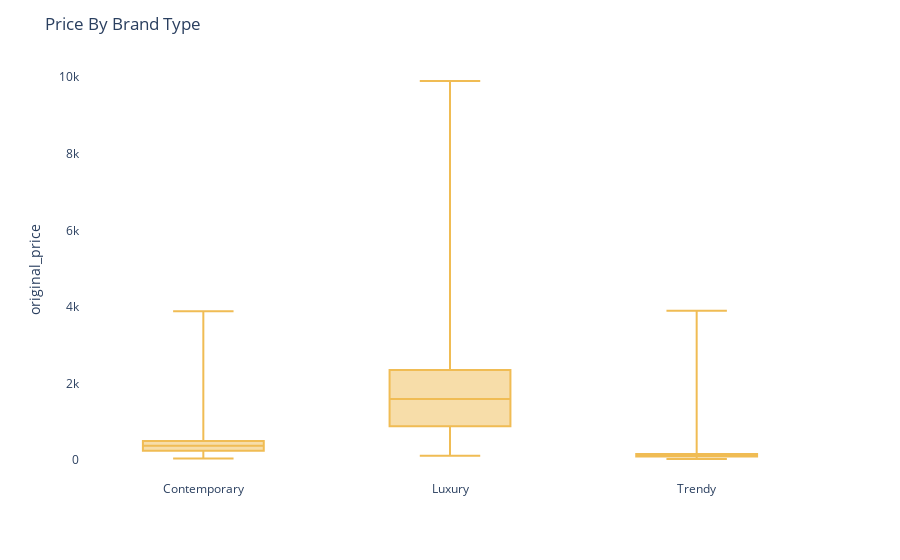

Notebook source saved alongside this figure:
### Code cell
import plotly.express as px
colors = ['rgb(25, 43, 87)', 'rgb(201, 161, 91)', 'rgb(166, 164, 161)']
fig = px.box(off5th_full, x="brand_positioning", y="original_price", points=False, 
             color_discrete_sequence = ['rgb(25, 43, 87)','rgb(240, 188, 84)', 'rgb(166, 164, 161)'],
             color_discrete_map = {"brand_positioning": ["Trendy", "Contemporary", "Luxury"]})
#              color_discrete_map={'Trendy':'rgb(25, 43, 87)',
#                                  'Contemporary':'rgb(201, 161, 91)',
#                                  'Luxury':'rgb(166, 164, 161)'
#                                  })

fig.update_layout(title_text='Price By Brand Type',plot_bgcolor='rgb(256, 256, 256)')
fig.update_xaxes(title_text = "")
# fig.update_yaxes(showgrid=True, gridwidth=0.5, gridcolor='rgb(230, 230, 230)')
fig.show()

### Figure 1 — Plotly figure (JSON) as saved in the notebook; plotly's stock layout.template omitted (floating-point values rounded to 4 significant figures; data arrays with more than 128 entries replaced by an {"elided": "..."} marker saying what was removed)
{"data": [{"alignmentgroup": "True", "boxpoints": false, "hovertemplate": "brand_positioning=%{x}<br>original_price=%{y}<extra></extra>", "legendgroup": "", "marker": {"color": "rgb(240, 188, 84)"}, "name": "", "notched": false, "offsetgroup": "", "orientation": "v", "showlegend": false, "type": "box", "x": {"elided": "5111 str values"}, "x0": " ", "xaxis": "x", "y": {"elided": "5111 float values"}, "y0": " ", "yaxis": "y"}], "layout": {"boxmode": "group", "legend": {"tracegroupgap": 0}, "margin": {"t": 60}, "plot_bgcolor": "rgb(256, 256, 256)", "title": {"text": "Price By Brand Type"}, "xaxis": {"anchor": "y", "domain": [0, 1], "title": {"text": ""}}, "yaxis": {"anchor": "x", "domain": [0, 1], "title": {"text": "original_price"}}}}
